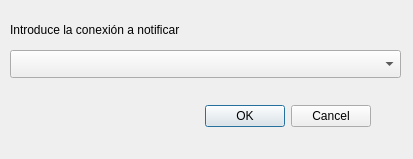
<?xml version="1.0" encoding="UTF-8"?>
<ui version="4.0">
 <class>Notification</class>
 <widget class="QDialog" name="Notification">
  <property name="geometry">
   <rect>
    <x>0</x>
    <y>0</y>
    <width>413</width>
    <height>159</height>
   </rect>
  </property>
  <property name="windowTitle">
   <string>Dialog</string>
  </property>
  <widget class="QLabel" name="label">
   <property name="geometry">
    <rect>
     <x>10</x>
     <y>20</y>
     <width>261</width>
     <height>20</height>
    </rect>
   </property>
   <property name="text">
    <string>Introduce la conexión a notificar</string>
   </property>
  </widget>
  <widget class="QComboBox" name="comboBox">
   <property name="geometry">
    <rect>
     <x>10</x>
     <y>50</y>
     <width>391</width>
     <height>28</height>
    </rect>
   </property>
   <property name="currentIndex">
    <number>-1</number>
   </property>
   <property name="placeholderText">
    <string/>
   </property>
  </widget>
  <widget class="QDialogButtonBox" name="buttonBox">
   <property name="geometry">
    <rect>
     <x>30</x>
     <y>100</y>
     <width>341</width>
     <height>32</height>
    </rect>
   </property>
   <property name="orientation">
    <enum>Qt::Orientation::Horizontal</enum>
   </property>
   <property name="standardButtons">
    <set>QDialogButtonBox::StandardButton::Cancel|QDialogButtonBox::StandardButton::Ok</set>
   </property>
  </widget>
 </widget>
 <resources/>
 <connections/>
</ui>
